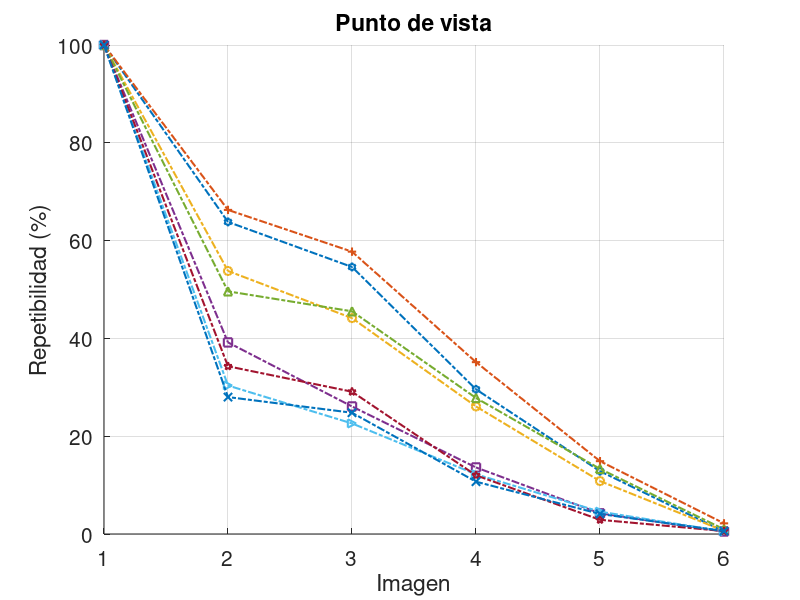

This chart was generated by the following MATLAB code: (Note: this script raises an error after producing the figure.)
%% GFTT detector
clear all;
close all;
clc;

width = 4;     % Width in inches
height = 4.5;    % Height in inches
alw = 0.75;    % AxesLineWidth
fsz = 15;      % Fontsize
lw = 1.5;      % LineWidth
msz = 6;       % MarkerSize

figure(1);
pos = get(gcf, 'Position');
set(gcf, 'Position', [pos(1) pos(2) width*100, height*100]); %<- Set size
set(gca, 'FontSize', fsz, 'LineWidth', alw); %<- Set properties

hold on;
grid off;

% GFTT
x=csvread('GFTT-ORB-vp.csv');
x = x*100;x = [100 x];
p1=plot(x,'LineWidth',lw, 'MarkerSize',msz, 'Marker','h', 'LineStyle','-.');

x=csvread('GFTT-BRIEF-vp.csv');
x = x*100;x = [100 x];
p2=plot(x,'LineWidth',lw, 'MarkerSize',msz, 'Marker','+', 'LineStyle','-.');

% FAST
x=csvread('FAST-ORB-vp.csv');
x = x*100;x = [100 x];
p3=plot(x,'LineWidth',lw, 'MarkerSize',msz, 'Marker','o', 'LineStyle','-.');

x=csvread('FAST-BRISK-vp.csv');
x = x*100;x = [100 x];
p4=plot(x,'LineWidth',lw, 'MarkerSize',msz, 'Marker','s', 'LineStyle','-.');

x=csvread('FAST-BRIEF-vp.csv');
x = x*100;x = [100 x];
p5=plot(x,'LineWidth',lw, 'MarkerSize',msz, 'Marker','^', 'LineStyle','-.');

x=csvread('FAST-FREAK-vp.csv');
x = x*100;x = [100 x];
p6=plot(x,'LineWidth',lw, 'MarkerSize',msz, 'Marker','>', 'LineStyle','-.');

% ORB
x=csvread('ORB-ORB-vp.csv');
x = x*100;x = [100 x];
p7=plot(x,'LineWidth',lw, 'MarkerSize',msz, 'Marker','p', 'LineStyle','-.');

x=csvread('ORB-BRIEF-vp.csv');
x = x*100;x = [100 x];
p8=plot(x,'LineWidth',lw, 'MarkerSize',msz, 'Marker','x', 'LineStyle','-.');

title('Punto de vista');
xlabel('Imagen');
ylabel('Repetibilidad (%)');
grid on

a=axes('position',get(gca,'position'),'visible','off');
legend(a,[p1 p2 p3 p4 p5 p6 p7 p8],'GFTT-ORB','GFTT-BRIEF','FAST-ORB','FAST-BRISK','FAST-BRIEF','FAST-FREAK', 
'ORB-ORB','ORB-BRIEF','FontSize', fsz, 'Location','Default');
hold off;

% Here we preserve the size of the image when we save it.
set(gcf,'InvertHardcopy','on');
set(gcf,'PaperUnits', 'inches');
papersize = get(gcf, 'PaperSize');
left = (papersize(1)- width)/2;
bottom = (papersize(2)- height)/2;
myfiguresize = [left, bottom, width, height];
set(gcf,'PaperPosition', myfiguresize);
 
% Save the file as PNG
 print('Viewpoint','-dpng','-r300');
